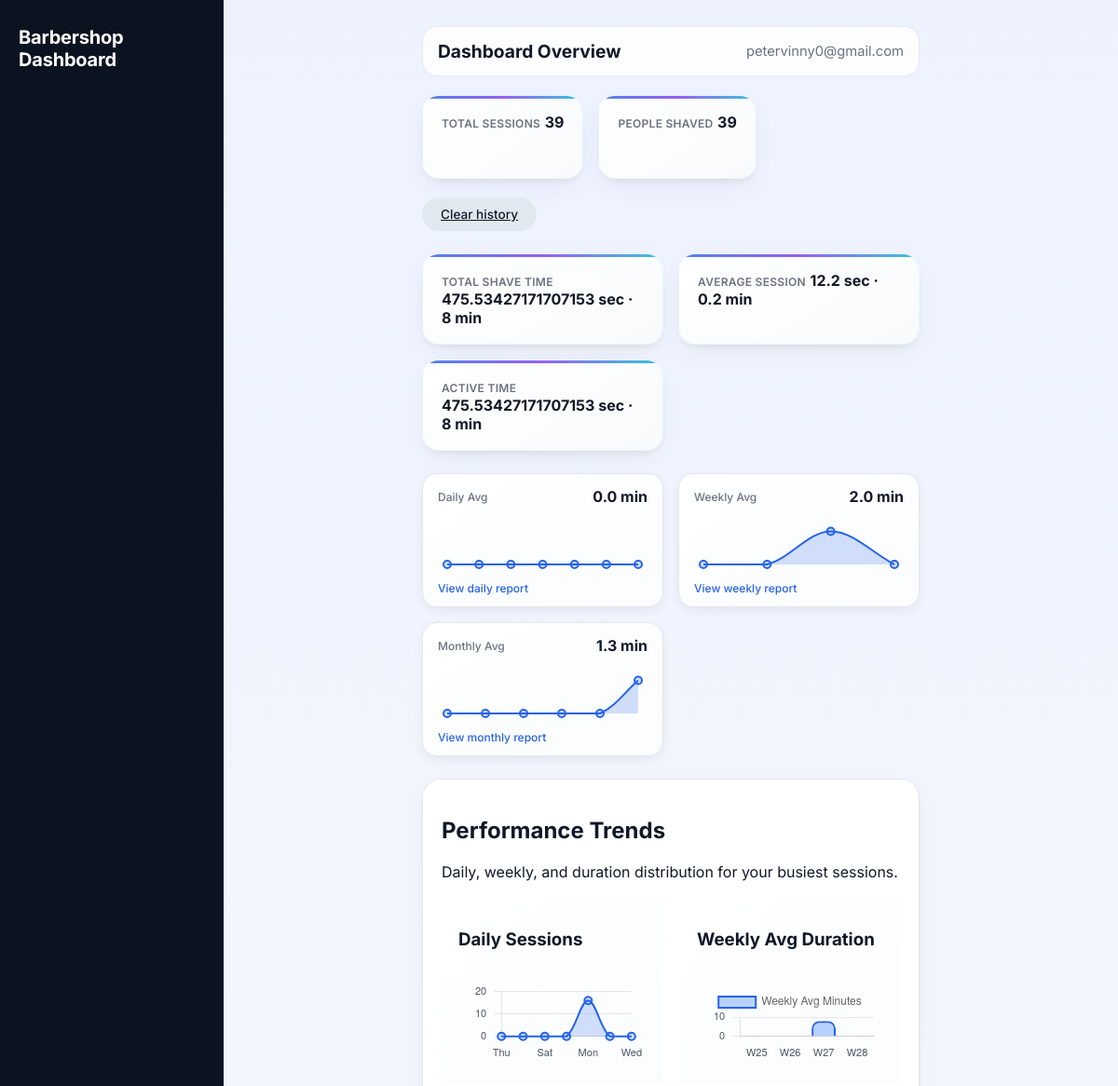
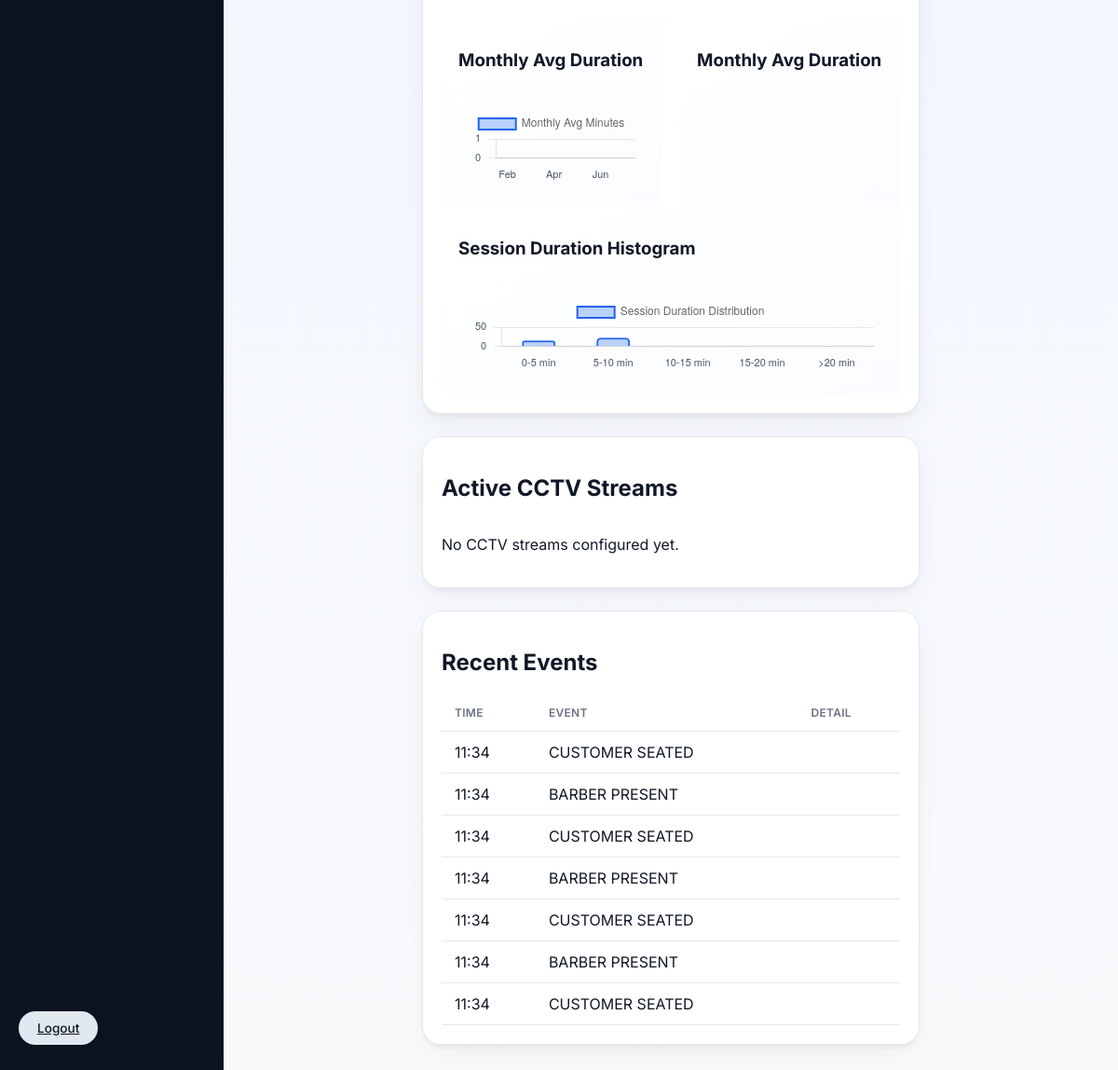
/dashboard/ (signed in), run on the app's committed database (2 pictures, top to bottom).
### dashboard_app/models.py (models this page shows, shortened)
class User(AbstractUser):
    phone = models.CharField(max_length=20, blank=True, null=True)
    rtsp_url = models.URLField(blank=True, null=True)

class ReportEvent(models.Model):
    user = models.ForeignKey(User, on_delete=models.CASCADE, related_name="events")
    timestamp = models.DateTimeField()
    event_type = models.CharField(max_length=100)
    duration_seconds = models.FloatField(default=0.0)
    details = models.JSONField(blank=True, null=True)

### dashboard_app/views.py (the view)
# urls.py: path("dashboard/", views.dashboard, name="dashboard"),
@login_required
def dashboard(request):
    report_context = generate_report_context(request.user)
    streams = CCTVStream.objects.filter(user=request.user)
    return render(request, "dashboard_app/dashboard.html", {
        "report": report_context,
        "streams": streams,
    })

### dashboard_app/templates/dashboard_app/dashboard.html (shortened to what this page needs)
{% extends 'dashboard_app/base.html' %}
{% block page_title %}Dashboard Overview{% endblock %}
{% block content %}
<div class="grid-large">
    <section class="dashboard-header-row">
        <div class="dashboard-header-left">
            <article class="metric-card">
                <span class="metric-title">Total Sessions</span>
                <strong>{{ report.total_sessions }}</strong>
            </article>
            <article class="metric-card">
                <span class="metric-title">People Shaved</span>
                <strong>{{ report.people_shaved }}</strong>
            </article>
        </div>
        <div class="dashboard-header-right">
            <a class="button button-secondary" href="{% url 'dashboard_app:clear_history' %}"
               onclick="return confirm('This will delete all stored shave history and reset the dashboard. Continue?');">
                Clear history
            </a>
        </div>
    </section>
    <section class="metric-row">
        <article class="metric-card">
            <span class="metric-title">Total Shave Time</span>
            <strong>{{ report.total_shave_time }} sec · {{ report.total_shave_time_minutes }} min</strong>
        </article>
        <article class="metric-card">
            <span class="metric-title">Average Session</span>
            <strong>{{ report.average_session_length }} sec · {{ report.average_session_length_minutes }} min</strong>
        </article>
        <article class="metric-card">
            <span class="metric-title">Active Time</span>
            <strong>{{ report.active_time }} sec · {{ report.active_time_minutes }} min</strong>
        </article>
    </section>
    <section class="small-chart-row">
        <a class="small-chart-card" href="{% url 'dashboard_app:daily_report' %}">
            <div class="small-chart-header">
                <span>Daily Avg</span>
                <strong>{{ report.average_daily_minutes }} min</strong>
            </div>
            <canvas id="miniDailyAvgChart" data-labels='{{ report.daily.labels_json }}' data-values='{{ report.daily.minutes_json }}'></canvas>
            <span class="small-chart-link">View daily report</span>
        </a>
        <a class="small-chart-card" href="{% url 'dashboard_app:weekly_report' %}">
            <div class="small-chart-header">
                <span>Weekly Avg</span>
                <strong>{{ report.average_weekly_minutes }} min</strong>
            </div>
            <canvas id="miniWeeklyAvgChart" data-labels='{{ report.weekly.labels_json }}' data-values='{{ report.weekly.minutes_json }}'></canvas>
            <span class="small-chart-link">View weekly report</span>
        </a>
        <a class="small-chart-card" href="{% url 'dashboard_app:monthly_report' %}">
            <div class="small-chart-header">
                <span>Monthly Avg</span>
                <strong>{{ report.average_monthly_minutes }} min</strong>
            </div>
            <canvas id="miniMonthlyAvgChart" data-labels='{{ report.monthly.labels_json }}' data-values='{{ report.monthly.minutes_json }}'></canvas>
            <span class="small-chart-link">View monthly report</span>
        </a>
    </section>
    <section class="card">
        <div class="card-header">
            <div>
                <h2>Performance Trends</h2>
                <p>Daily, weekly, and duration distribution for your busiest sessions.</p>
            </div>
        </div>
        <div class="chart-row">
            <div class="chart-card">
                <h3>Daily Sessions</h3>
                <canvas id="dailyChart" data-labels='{{ report.daily.labels_json }}' data-values='{{ report.daily.values_json }}'></canvas>
            </div>
            <div class="chart-card">
                <h3>Weekly Avg Duration</h3>
                <canvas id="weeklyAvgChart" data-labels='{{ report.weekly.labels_json }}' data-values='{{ report.weekly.minutes_json }}'></canvas>
            </div>
            <div class="chart-card">
                <h3>Monthly Avg Duration</h3>
                <canvas id="monthlyAvgChart" data-labels='{{ report.monthly.labels_json }}' data-values='{{ report.monthly.minutinutes_json }}'></canvas>
            </div>
            <div class="chart-card">
                <h3>Monthly Avg Duration</h3>
                <canvas id="monthlyAvgChart" data-labels='{{ report.monthly.labels_json }}' data-values='{{ report.monthly.minutes_json }}'></canvas>
            </div>
        </div>
        <div class="chart-row">
            <div class="chart-card full-width">
                <h3>Session Duration Histogram</h3>
                <canvas id="durationHistogramChart" data-labels='{{ report.duration_histogram.labels_json }}' data-values='{{ report.duration_histogram.values_json }}'></canvas>
            </div>
        </div>
    </section>
    <section class="card">
        <div class="card-header">
            <h2>Active CCTV Streams</h2>
        </div>
        <div class="stream-grid">
            {% for stream in streams %}
                <article class="stream-card">
                    <h3>{{ stream.name }}</h3>
                    <p>{{ stream.rtsp_url }}</p>
                    <span class="status {{ stream.status|lower }}">{{ stream.status }}</span>
                </article>
            {% empty %}
                <p>No CCTV streams configured yet.</p>
            {% endfor %}
        </div>
    </section>
    <section class="card">
        <div class="card-header">
            <h2>Recent Events</h2>
        </div>
        <table class="data-table">
            <thead>
                <tr>
                    <th>Time</th>
                    <th>Event</th>
                    <th>Detail</th>
                </tr>
            </thead>
            <tbody>
                {% for event in report.events %}
                    <tr>
                        <td>{{ event.time }}</td>
                        <td>{{ event.event }}</td>
                        <td>{{ event.detail }}</td>
                    </tr>
                {% endfor %}
            </tbody>
        </table>
    </section>
</div>
{% endblock %}

### dashboard_app/templates/dashboard_app/base.html (shortened to what this page needs)
{% load static %}
<!DOCTYPE html>
<html lang="en">
<head>
    <link rel="stylesheet" href="{% static 'dashboard_app/styles.css' %}" />
</head>
<body>
    <div class="app-shell">
        <aside class="sidebar" id="sidebar">
            <div class="sidebar-head">
                <div class="brand">Barbershop Dashboard</div>
            </div>
            <nav class="nav-menu">
            </nav>
            <div class="sidebar-footer">
                {% if user.is_authenticated %}
                    <a class="button button-secondary" href="{% url 'dashboard_app:logout' %}">Logout</a>
                {% else %}
                    <a class="button button-secondary" href="{% url 'dashboard_app:login' %}">Login</a>
                {% endif %}
            </div>
        </aside>
        <main class="content">
            <header class="topbar">
                <div class="topbar-left">
                    <div>
                        <h1>{% block page_title %}Dashboard{% endblock %}</h1>
                    </div>
                </div>
                <div class="user-info">
                    {% if user.is_authenticated %}
                        <span>{{ user.email }}</span>
                    {% endif %}
                </div>
            </header>
            <section class="page-body">
                {% block content %}{% endblock %}
            </section>
        </main>
    </div>
</body>
</html>

### data on the page
User: email "petervinny0@gmail.com"
ReportEvent: event "CUSTOMER SEATED"
ReportEvent: event "BARBER PRESENT"
ReportEvent: event "CUSTOMER SEATED"
ReportEvent: event "BARBER PRESENT"
ReportEvent: event "CUSTOMER SEATED"
ReportEvent: event "BARBER PRESENT"
ReportEvent: event "CUSTOMER SEATED"

### other printed values
{{ report.total_sessions }} "39"
{{ report.people_shaved }} "39"
{{ report.total_shave_time }} "475.53427171707153"
{{ report.total_shave_time_minutes }} "8"
{{ report.average_session_length }} "12.2"
{{ report.average_session_length_minutes }} "0.2"
{{ report.active_time }} "475.53427171707153"
{{ report.active_time_minutes }} "8"
{{ report.average_daily_minutes }} "0.0"
{{ report.average_weekly_minutes }} "2.0"
{{ report.average_monthly_minutes }} "1.3"
{{ event.time }} "11:34" "11:34" "11:34" "11:34" "11:34" "11:34" "11:34"
